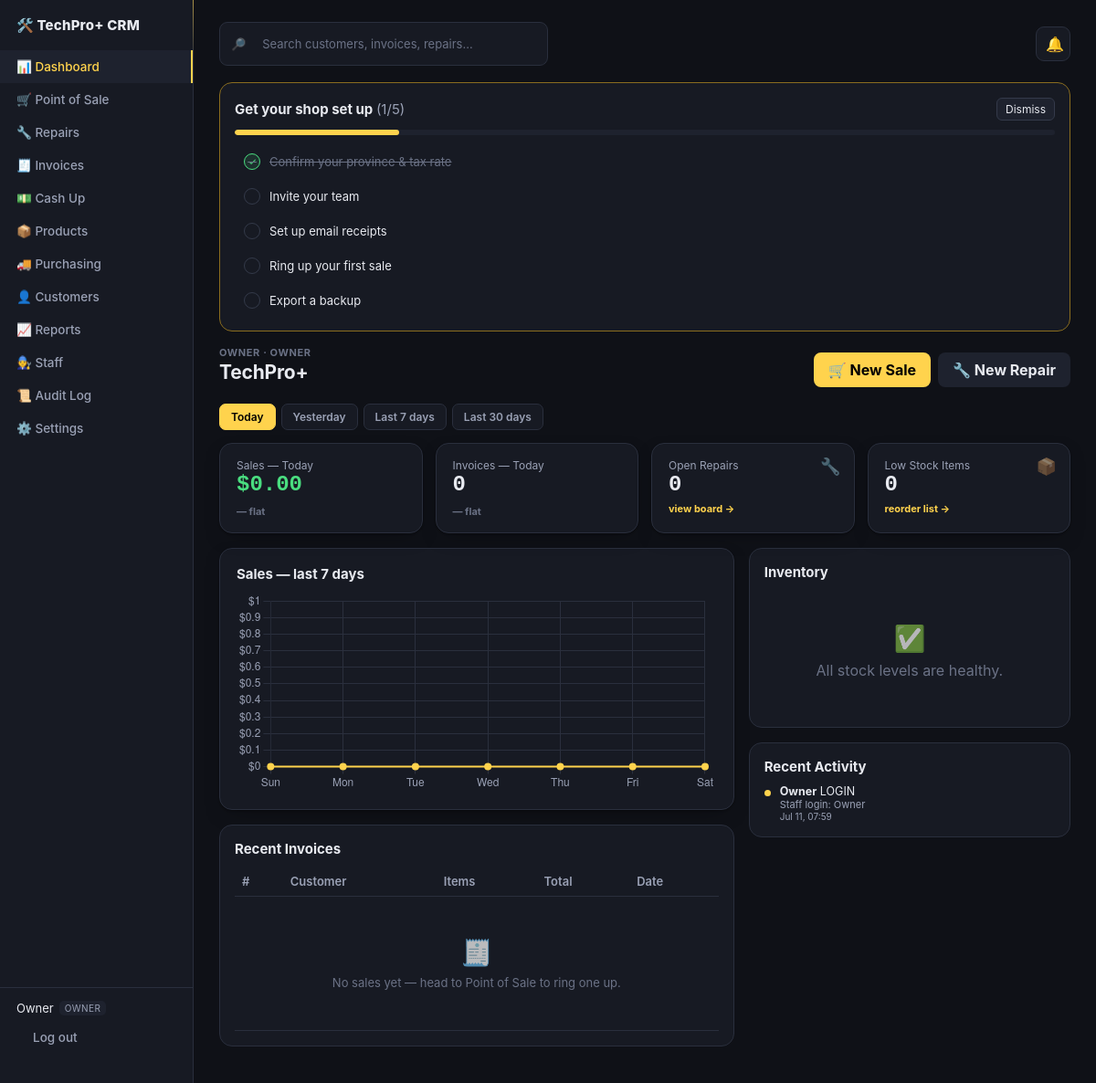
The app's page / (signed in) with its own data.
### app/models.py (models this page shows)
class Staff(Base):
    __tablename__ = "staff"
    id = Column(String, primary_key=True, default=gen_id)
    name = Column(String, nullable=False)
    role = Column(String, nullable=False, default="cashier")  # owner | manager | cashier | technician
    pin_hash = Column(String, nullable=False)
    active = Column(Boolean, default=True)

class Setting(Base):
    __tablename__ = "settings"
    key = Column(String, primary_key=True)
    value = Column(Text)

class AuditLog(Base):
    __tablename__ = "audit_log"
    id = Column(String, primary_key=True, default=gen_id)
    ts = Column(DateTime, default=datetime.utcnow)
    staff_id = Column(String, nullable=True)
    staff_name = Column(String, default="System")
    action = Column(String)
    detail = Column(Text, default="")

### app/main.py (the view)
@app.get("/", response_class=HTMLResponse)
def dashboard(request: Request, db: Session = Depends(get_db), date_range: str = Query("today", alias="range")):
    staff = require_login(request, db)
    if not staff:
        return RedirectResponse("/login", status_code=303)
    if date_range not in RANGE_LABELS:
        date_range = "today"
    today = datetime.utcnow().date()
    all_invoices = db.query(Invoice).all()
    start, end, prev_start, prev_end = _range_bounds(date_range, today)
    in_range = [i for i in all_invoices if start <= i.date.date() <= end]
    in_prev = [i for i in all_invoices if prev_start <= i.date.date() <= prev_end]
    sales_total = round(sum(i.total for i in in_range), 2)
    sales_prev = round(sum(i.total for i in in_prev), 2)
    count_total = len(in_range)
    count_prev = len(in_prev)
    def _trend_pct(cur, prev):
        if prev > 0:
            return round((cur - prev) / prev * 100, 1)
        return 100.0 if cur > 0 else 0.0
    sales_trend_pct = _trend_pct(sales_total, sales_prev)
    count_trend_pct = _trend_pct(count_total, count_prev)
    span_days = (end - start).days + 1
    daily_sales, daily_counts = [], []
    for i in range(span_days - 1, -1, -1):
        d = end - timedelta(days=i)
        day_invoices = [inv for inv in all_invoices if inv.date.date() == d]
        daily_sales.append(round(sum(inv.total for inv in day_invoices), 2))
        daily_counts.append(len(day_invoices))
    sales_spark = _sparkline_points(daily_sales)
    count_spark = _sparkline_points(daily_counts)
    trend_days, trend_totals = [], []
    for i in range(6, -1, -1):
        d = today - timedelta(days=i)
        day_total = round(sum(inv.total for inv in all_invoices if inv.date.date() == d), 2)
        trend_days.append(d.strftime("%a"))
        trend_totals.append(day_total)
    recent_invoices = db.query(Invoice).order_by(Invoice.date.desc()).limit(8).all()
    low_stock = db.query(Product).filter(Product.stock <= Product.reorder_threshold).all()
    open_repairs_count = db.query(Repair).filter(Repair.status.notin_(["COMPLETED", "COLLECTED"])).count()
    backup_warning = None
    checklist = None
    if role_allowed(staff, "owner"):
        last_backup = get_setting(db, "last_backup", "")
        total_customers = db.query(Customer).count()
        total_invoices = db.query(Invoice).count()
        if not last_backup:
            if total_invoices > 0 or total_customers > 2:
                backup_warning = "You have live data but have never exported a backup."
        else:
            days_since = (datetime.utcnow() - datetime.fromisoformat(last_backup)).days
            if days_since >= 7:
                backup_warning = f"Last backup was {days_since} day{'s' if days_since != 1 else ''} ago."
        if not get_setting(db, "hide_setup_checklist", ""):
            items = [
                {"label": "Confirm your province & tax rate", "done": db.get(Setting, "province") is not None, "href": "/settings"},
                {"label": "Invite your team", "done": db.query(Staff).count() > 1, "href": "/staff"},
                {"label": "Set up email receipts", "done": bool(get_setting(db, "smtp_host", "")), "href": "/settings"},
                {"label": "Ring up your first sale", "done": total_invoices > 0, "href": "/pos"},
                {"label": "Export a backup", "done": bool(last_backup), "href": "/export/backup"},
            ]
            done_count = sum(1 for it in items if it["done"])
            if done_count < len(items):
                checklist = {"entries": items, "done_count": done_count, "total": len(items)}
    activity = (
        db.query(AuditLog)
        .order_by(AuditLog.ts.desc())
        .limit(8)
        .all()
    )
    return templates.TemplateResponse(request, "dashboard.html", {
        "staff": staff,
        "range": date_range, "range_label": RANGE_LABELS[date_range], "range_labels": RANGE_LABELS,
        "sales_total": sales_total, "count_total": count_total,
        "sales_trend_pct": sales_trend_pct, "count_trend_pct": count_trend_pct,
        "sales_spark": sales_spark, "count_spark": count_spark,
        "trend_days": trend_days, "trend_totals": trend_totals,
        "open_repairs_count": open_repairs_count,
        "recent_invoices": recent_invoices, "low_stock": low_stock,
        "shop_name": get_setting(db, "shop_name", "TechPro+"),
        "backup_warning": backup_warning,
        "checklist": checklist,
        "activity": activity,
    })

### templates/dashboard.html (shortened to what this page needs)
{% extends "base.html" %}
{% block content %}
{% if checklist %}
<div class="card checklist-card">
  <div style="display:flex;justify-content:space-between;align-items:center;margin-bottom:10px">
    <h2 style="margin:0">Get your shop set up <span class="text-muted" style="font-weight:400">({{ checklist.done_count }}/{{ checklist.total }})</span></h2>
    <form method="post" action="/dashboard/dismiss-checklist"><button type="submit" class="btn-secondary btn-sm">Dismiss</button></form>
  </div>
  <div class="checklist-progress"><div class="checklist-progress-bar" style="width:{{ (checklist.done_count / checklist.total * 100)|round|int }}%"></div></div>
  <div class="checklist-items">
    {% for item in checklist.entries %}
    <a href="{{ item.href }}" class="checklist-item {{ 'done' if item.done }}">
      <span class="checklist-dot">{{ '✓' if item.done else '' }}</span>
      <span>{{ item.label }}</span>
    </a>
    {% endfor %}
  </div>
</div>
{% endif %}
<div class="page-head">
  <div>
    <div class="eyebrow">{{ staff.name }} · {{ staff.role }}</div>
    <h1>{{ shop_name }}</h1>
  </div>
  <div class="quick-actions">
    <a href="/pos" class="btn-primary" style="padding:9px 16px;border-radius:8px;font-weight:700">🛒 New Sale</a>
    <a href="/repairs" class="btn-secondary" style="padding:9px 16px;border-radius:8px;font-weight:700">🔧 New Repair</a>
  </div>
</div>
<div class="range-tabs">
  {% for key, label in range_labels.items() %}
  <a href="/?range={{ key }}" class="{{ 'active' if range == key }}">{{ label }}</a>
  {% endfor %}
</div>
<div class="stat-grid">
  <div class="stat-card">
    <div class="stat-label">Sales — {{ range_label }}</div>
    <div class="stat-value text-green">${{ "%.2f"|format(sales_total) }}</div>
    <div style="display:flex;justify-content:space-between;align-items:flex-end">
      {% if sales_trend_pct > 0 %}
      <div class="stat-trend up">▲ {{ sales_trend_pct }}%</div>
      {% elif sales_trend_pct < 0 %}
      <div class="stat-trend down">▼ {{ sales_trend_pct|abs }}%</div>
      {% else %}
      <div class="stat-trend flat">— flat</div>
      {% endif %}
      <svg class="sparkline" viewBox="0 0 100 28" preserveAspectRatio="none"><polyline points="{{ sales_spark }}" fill="none" stroke="#4ade80" stroke-width="2"/></svg>
    </div>
  </div>
  <div class="stat-card">
    <div class="stat-label">Invoices — {{ range_label }}</div>
    <div class="stat-value">{{ count_total }}</div>
    <div style="display:flex;justify-content:space-between;align-items:flex-end">
      {% if count_trend_pct > 0 %}
      <div class="stat-trend up">▲ {{ count_trend_pct }}%</div>
      {% elif count_trend_pct < 0 %}
      <div class="stat-trend down">▼ {{ count_trend_pct|abs }}%</div>
      {% else %}
      <div class="stat-trend flat">— flat</div>
      {% endif %}
      <svg class="sparkline" viewBox="0 0 100 28" preserveAspectRatio="none"><polyline points="{{ count_spark }}" fill="none" stroke="#60a5fa" stroke-width="2"/></svg>
    </div>
  </div>
  <div class="stat-card">
    <span class="stat-icon">🔧</span>
    <div class="stat-label">Open Repairs</div>
    <div class="stat-value {{ 'text-red' if open_repairs_count > 0 else '' }}">{{ open_repairs_count }}</div>
    <div class="stat-trend flat"><a href="/repairs">view board →</a></div>
  </div>
  <div class="stat-card">
    <span class="stat-icon">📦</span>
    <div class="stat-label">Low Stock Items</div>
    <div class="stat-value {{ 'text-red' if low_stock|length > 0 else '' }}">{{ low_stock|length }}</div>
    <div class="stat-trend flat">{% if staff.role in ['owner','manager'] %}<a href="/products/reorder">reorder list →</a>{% else %}low stock items{% endif %}</div>
  </div>
</div>
<div class="dash-cols">
  <div>
    <div class="chart-card">
      <h2>Sales — last 7 days</h2>
      <canvas id="trendChart"></canvas>
    </div>
    <div class="card">
      <h2>Recent Invoices</h2>
      <table>
        <thead><tr><th>#</th><th>Customer</th><th>Items</th><th>Total</th><th>Date</th></tr></thead>
        <tbody>
          {% for inv in recent_invoices %}
          <tr>
            <td><a href="/invoices/{{ inv.id }}">{{ inv.number }}</a></td>
            <td>
              <span class="avatar-pill">{{ (inv.customer.name if inv.customer else 'Walk-in')[:1]|upper }}</span>
              {{ inv.customer.name if inv.customer else 'Walk-in' }}
            </td>
            <td>{{ inv.lines|length }} item{{ 's' if inv.lines|length != 1 }}</td>
            <td>${{ "%.2f"|format(inv.total) }}</td>
            <td class="text-muted">{{ inv.date.strftime('%b %d, %H:%M') }}</td>
          </tr>
          {% else %}
          <tr><td colspan="5">
            <div class="empty-state"><div class="icon">🧾</div>No sales yet — head to Point of Sale to ring one up.</div>
          </td></tr>
          {% endfor %}
        </tbody>
      </table>
    </div>
  </div>
  <div>
    {% if low_stock %}
    <div class="card">
      <h2>Low Stock {% if staff.role in ['owner','manager'] %}<a href="/products/reorder" class="btn-secondary btn-sm" style="float:right;font-weight:400">Reorder →</a>{% endif %}</h2>
      <table>
        <thead><tr><th>SKU</th><th>Name</th><th>Stock</th></tr></thead>
        <tbody>
          {% for p in low_stock %}
          <tr><td class="text-muted">{{ p.sku }}</td><td>{{ p.name }}</td><td class="text-red">{{ p.stock }}</td></tr>
          {% endfor %}
        </tbody>
      </table>
    </div>
    {% else %}
    <div class="card">
      <h2>Inventory</h2>
      <div class="empty-state"><div class="icon">✅</div>All stock levels are healthy.</div>
    </div>
    {% endif %}
    <div class="card">
      <h2>Recent Activity</h2>
      <div class="activity-feed">
        {% for a in activity %}
        <div class="activity-row">
          <span class="activity-dot"></span>
          <div>
            <div><strong>{{ a.staff_name }}</strong> {{ a.action }}</div>
            {% if a.detail %}<div class="text-muted" style="font-size:11px">{{ a.detail }}</div>{% endif %}
            <div class="text-muted" style="font-size:10px">{{ a.ts.strftime('%b %d, %H:%M') }}</div>
          </div>
        </div>
        {% else %}
        <div class="empty-state"><div class="icon">📜</div>No activity recorded yet.</div>
        {% endfor %}
      </div>
    </div>
  </div>
</div>
<script>
const ctx = document.getElementById('trendChart');
new Chart(ctx, {
  type: 'line',
  data: {
    labels: {{ trend_days|tojson }},
    datasets: [{
      label: 'Sales ($)',
      data: {{ trend_totals|tojson }},
      borderColor: '#ffd34d',
      backgroundColor: 'rgba(255,211,77,0.12)',
      borderWidth: 2,
      pointRadius: 3,
      pointBackgroundColor: '#ffd34d',
      tension: 0.3,
      fill: true,
    }]
  },
  options: {
    responsive: true,
    plugins: { legend: { display: false } },
    scales: {
      x: { grid: { color: '#2a2f3d' }, ticks: { color: '#9aa1b5' } },
      y: { grid: { color: '#2a2f3d' }, ticks: { color: '#9aa1b5', callback: (v) => '$' + v }, beginAtZero: true }
    }
  }
});
</script>
{% endblock %}

### templates/base.html (shortened to what this page needs)
<!DOCTYPE html>
<html lang="en">
<head>
<link rel="stylesheet" href="/static/style.css">
</head>
<body>
{% if staff %}
<div class="layout">
  <nav class="sidebar" id="sidebar">
    <div class="brand">🛠️ TechPro+ CRM</div>
    <a href="/" class="{{ 'active' if request.url.path=='/' }}">📊 Dashboard</a>
    <a href="/pos" class="{{ 'active' if request.url.path=='/pos' }}">🛒 Point of Sale</a>
    <a href="/repairs" class="{{ 'active' if request.url.path.startswith('/repairs') }}">🔧 Repairs</a>
    <a href="/invoices" class="{{ 'active' if request.url.path.startswith('/invoices') }}">🧾 Invoices</a>
    <a href="/cashup" class="{{ 'active' if request.url.path=='/cashup' }}">💵 Cash Up</a>
    <a href="/products" class="{{ 'active' if request.url.path=='/products' }}">📦 Products</a>
    {% if staff.role in ['owner','manager'] %}
    <a href="/purchase-orders" class="{{ 'active' if request.url.path.startswith('/purchase-orders') or request.url.path=='/suppliers' }}">🚚 Purchasing</a>
    {% endif %}
    <a href="/customers" class="{{ 'active' if request.url.path.startswith('/customers') }}">👤 Customers</a>
    {% if staff.role in ['owner','manager'] %}
    <a href="/reports" class="{{ 'active' if request.url.path=='/reports' }}">📈 Reports</a>
    <a href="/staff" class="{{ 'active' if request.url.path=='/staff' }}">🧑‍🔧 Staff</a>
    <a href="/audit" class="{{ 'active' if request.url.path=='/audit' }}">📜 Audit Log</a>
    {% endif %}
    {% if staff.role=='owner' %}
    <a href="/settings" class="{{ 'active' if request.url.path=='/settings' }}">⚙️ Settings</a>
    {% endif %}
    <div class="sidebar-footer">
      <div class="staff-pill">{{ staff.name }} <span class="role-badge">{{ staff.role }}</span></div>
      <a href="/logout" class="logout-link">Log out</a>
    </div>
  </nav>
  <main class="content">
    {% if not request.url.path.startswith('/pos') %}
    <div class="util-bar">
      <form action="/search" method="get" class="search-box">
        <span class="search-icon">🔎</span>
        <input type="text" name="q" placeholder="Search customers, invoices, repairs…" value="{{ q or '' }}" autocomplete="off">
      </form>
      <div class="bell-wrap">
        <button class="bell" id="bellBtn" onclick="toggleBell()" aria-label="Notifications">
          🔔<span class="bell-badge" id="bellBadge" style="display:none">0</span>
        </button>
      </div>
    </div>
    {% endif %}
    {% block content %}{% endblock %}
  </main>
</div>
{% else %}
{% block bare_content %}{% endblock %}
{% endif %}
</body>
</html>

### records on screen
Staff: name "Owner", role "OWNER", name "OWNER"
Setting: value "TechPro+"
AuditLog: staff_name "Owner", action "LOGIN", detail "Staff login: Owner", ts "Jul 11, 07:59"

### other values on screen
{{ checklist.done_count }} "1"
{{ checklist.total }} "5"
{{ '✓' if item.done else '' }} "✓"
{{ item.label }} "Confirm your province & tax rate" "Invite your team" "Set up email receipts" "Ring up your first sale" "Export a backup"
{{ label }} "Today" "Yesterday" "Last 7 days" "Last 30 days"
{{ range_label }} "Today"
{{ "%.2f"|format(sales_total) }} "0.00"
{{ count_total }} "0"
{{ open_repairs_count }} "0"
{{ low_stock|length }} "0"
chart data {{ trend_totals|tojson }} [0, 0, 0, 0, 0, 0, 0]
